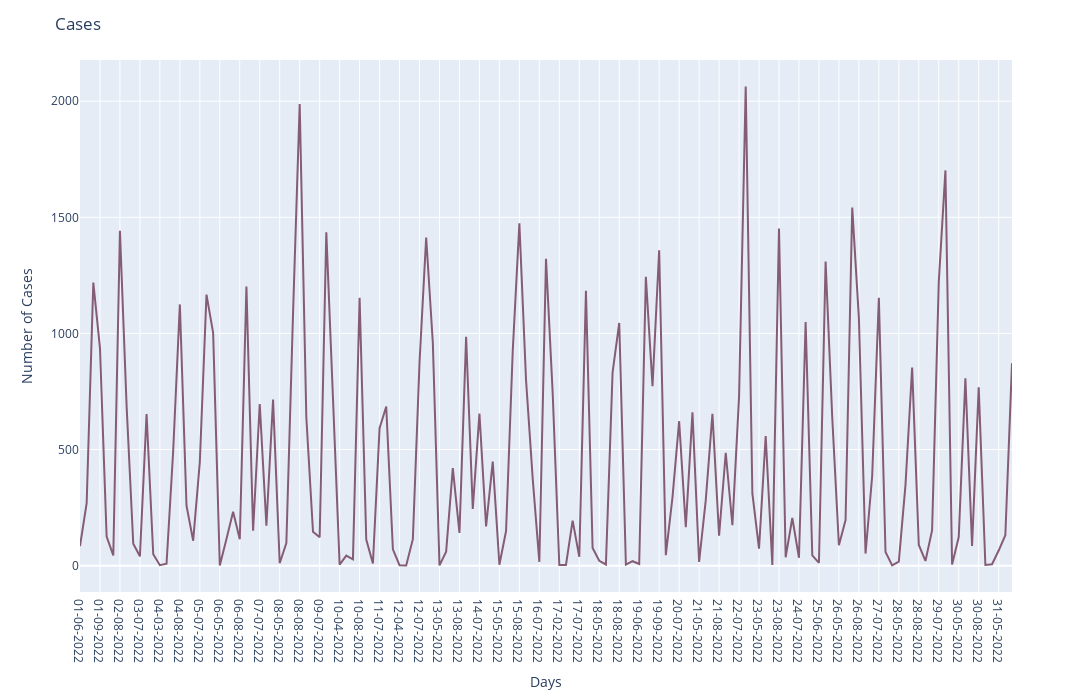
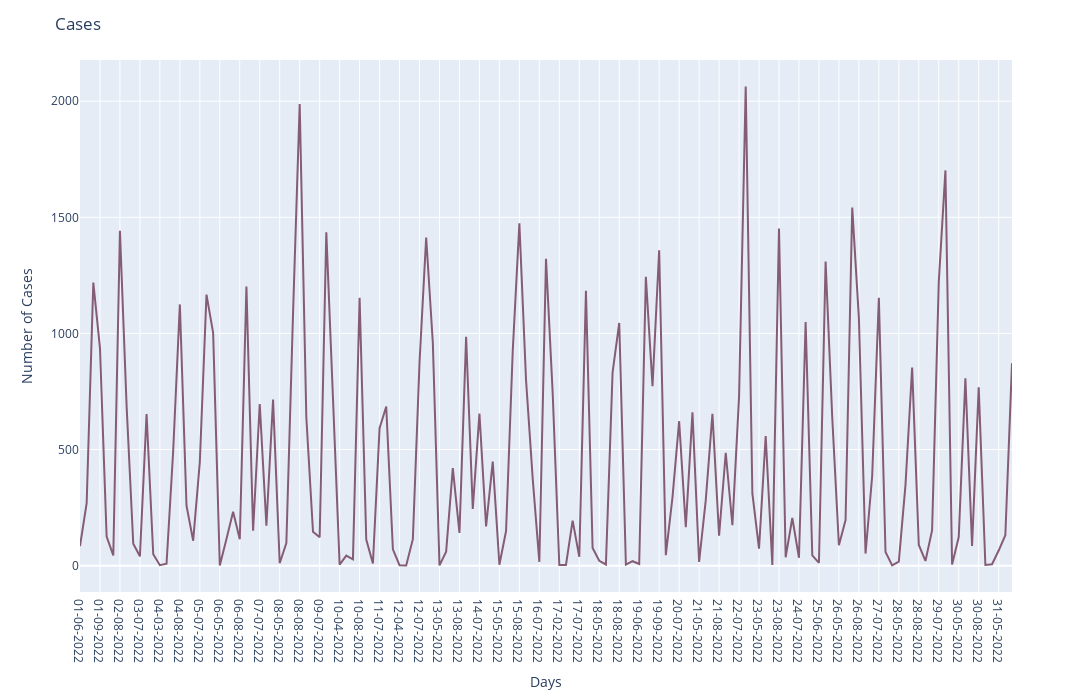

Notebook cell for these charts, in order:
### Code cell
fig = px.line(ts_data, x=ts_data.index, y="cases", width=700, color_discrete_sequence=px.colors.qualitative.Antique)
fig.update_layout(title="Cases", xaxis_title="Days", yaxis_title="Number of Cases",height=700,width=1200)
fig.show()

### Figure 1 — Plotly figure (JSON) as saved in the notebook; plotly's stock layout.template omitted (floating-point values rounded to 4 significant figures; data arrays with more than 128 entries replaced by an {"elided": "..."} marker saying what was removed)
{"data": [{"hovertemplate": "index=%{x}<br>cases=%{y}<extra></extra>", "legendgroup": "", "line": {"color": "rgb(133, 92, 117)", "dash": "solid"}, "marker": {"symbol": "circle"}, "mode": "lines", "name": "", "orientation": "v", "showlegend": false, "type": "scatter", "x": {"elided": "141 str values"}, "xaxis": "x", "y": {"elided": "141 int values"}, "yaxis": "y"}], "layout": {"height": 700, "legend": {"tracegroupgap": 0}, "margin": {"t": 60}, "title": {"text": "Cases"}, "width": 1200, "xaxis": {"anchor": "y", "domain": [0, 1], "title": {"text": "Days"}}, "yaxis": {"anchor": "x", "domain": [0, 1], "title": {"text": "Number of Cases"}}}}

### Figure 2 — Plotly figure (JSON) as saved in the notebook; plotly's stock layout.template omitted (floating-point values rounded to 4 significant figures; data arrays with more than 128 entries replaced by an {"elided": "..."} marker saying what was removed)
{"data": [{"hovertemplate": "index=%{x}<br>cases=%{y}<extra></extra>", "legendgroup": "", "line": {"color": "rgb(133, 92, 117)", "dash": "solid"}, "marker": {"symbol": "circle"}, "mode": "lines", "name": "", "orientation": "v", "showlegend": false, "type": "scatter", "x": {"elided": "141 str values"}, "xaxis": "x", "y": {"elided": "141 int values"}, "yaxis": "y"}], "layout": {"height": 700, "legend": {"tracegroupgap": 0}, "margin": {"t": 60}, "title": {"text": "Cases"}, "width": 1200, "xaxis": {"anchor": "y", "domain": [0, 1], "title": {"text": "Days"}}, "yaxis": {"anchor": "x", "domain": [0, 1], "title": {"text": "Number of Cases"}}}}
